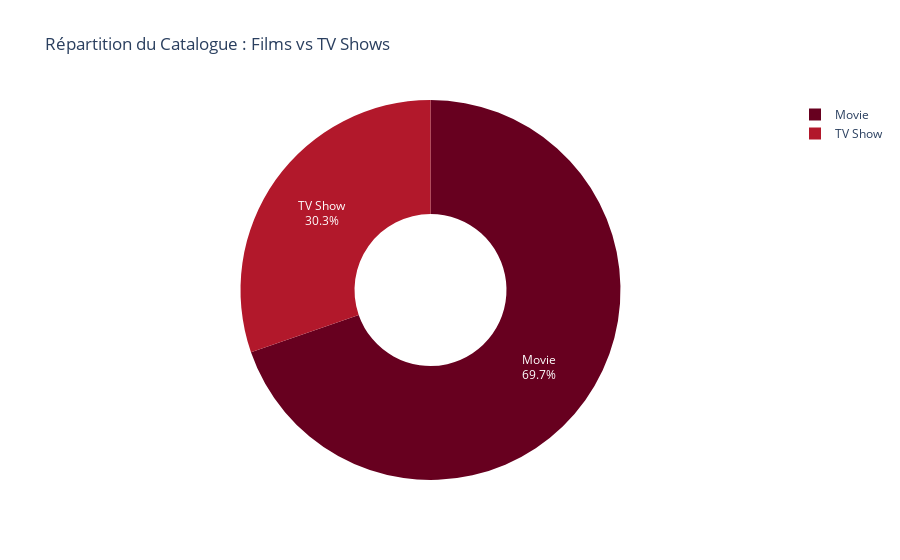

This figure's notebook cell:
### Markdown cell above
### 3. Analyse des contenus : Films vs Séries
Nous examinons la proportion entre les films et les séries télévisées dans le catalogue.

### Code cell
# Calcul de la répartition
type_counts = df['type'].value_counts().reset_index()
type_counts.columns = ['Type', 'Count']

# Création du graphique interactif (Pie Chart)
fig = px.pie(type_counts, 
             values='Count', 
             names='Type', 
             title='Répartition du Catalogue : Films vs TV Shows',
             color_discrete_sequence=px.colors.sequential.RdBu,
             hole=0.4) # Donut chart style

# Mise en forme
fig.update_traces(textposition='inside', textinfo='percent+label')
fig.show()

### Figure 1 — Plotly figure (JSON) as saved in the notebook; plotly's stock layout.template omitted (floating-point values rounded to 4 significant figures)
{"data": [{"domain": {"x": [0, 1], "y": [0, 1]}, "hole": 0.4, "hovertemplate": "Type=%{label}<br>Count=%{value}<extra></extra>", "labels": ["Movie", "TV Show"], "legendgroup": "", "name": "", "showlegend": true, "textinfo": "percent+label", "textposition": "inside", "type": "pie", "values": [6126, 2664]}], "layout": {"legend": {"tracegroupgap": 0}, "piecolorway": ["rgb(103,0,31)", "rgb(178,24,43)", "rgb(214,96,77)", "rgb(244,165,130)", "rgb(253,219,199)", "rgb(247,247,247)", "rgb(209,229,240)", "rgb(146,197,222)", "rgb(67,147,195)", "rgb(33,102,172)", "rgb(5,48,97)"], "title": {"text": "Répartition du Catalogue : Films vs TV Shows"}}}
